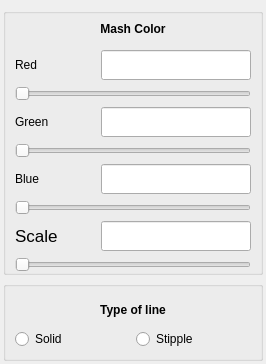
        <widget class="QWidget" name="tab_2">
         <attribute name="title">
          <string>Lines</string>
         </attribute>
         <layout class="QHBoxLayout" name="horizontalLayout_4">
          <property name="leftMargin">
           <number>3</number>
          </property>
          <property name="topMargin">
           <number>8</number>
          </property>
          <property name="rightMargin">
           <number>3</number>
          </property>
          <property name="bottomMargin">
           <number>3</number>
          </property>
          <item>
           <layout class="QVBoxLayout" name="verticalLayout_4">
            <item>
             <widget class="QGroupBox" name="groupBox_7">
              <property name="sizePolicy">
               <sizepolicy hsizetype="Preferred" vsizetype="Preferred">
                <horstretch>0</horstretch>
                <verstretch>0</verstretch>
               </sizepolicy>
              </property>
              <property name="minimumSize">
               <size>
                <width>260</width>
                <height>100</height>
               </size>
              </property>
              <property name="maximumSize">
               <size>
                <width>16777215</width>
                <height>16777215</height>
               </size>
              </property>
              <property name="title">
               <string/>
              </property>
              <layout class="QGridLayout" name="gridLayout_6">
               <property name="topMargin">
                <number>0</number>
               </property>
               <property name="bottomMargin">
                <number>0</number>
               </property>
               <item row="0" column="0">
                <widget class="QLabel" name="VertexColorNameLabel_2">
                 <property name="sizePolicy">
                  <sizepolicy hsizetype="Minimum" vsizetype="Fixed">
                   <horstretch>0</horstretch>
                   <verstretch>0</verstretch>
                  </sizepolicy>
                 </property>
                 <property name="minimumSize">
                  <size>
                   <width>0</width>
                   <height>30</height>
                  </size>
                 </property>
                 <property name="maximumSize">
                  <size>
                   <width>240</width>
                   <height>30</height>
                  </size>
                 </property>
                 <property name="font">
                  <font>
                   <weight>75</weight>
                   <bold>true</bold>
                  </font>
                 </property>
                 <property name="text">
                  <string>Mash Color</string>
                 </property>
                 <property name="alignment">
                  <set>Qt::AlignCenter</set>
                 </property>
                </widget>
               </item>
               <item row="1" column="0">
                <layout class="QHBoxLayout" name="horizontalLayout_14">
                 <item>
                  <widget class="QLabel" name="VertexRedLabel_2">
                   <property name="sizePolicy">
                    <sizepolicy hsizetype="MinimumExpanding" vsizetype="Preferred">
                     <horstretch>0</horstretch>
                     <verstretch>0</verstretch>
                    </sizepolicy>
                   </property>
                   <property name="minimumSize">
                    <size>
                     <width>0</width>
                     <height>0</height>
                    </size>
                   </property>
                   <property name="maximumSize">
                    <size>
                     <width>100</width>
                     <height>30</height>
                    </size>
                   </property>
                   <property name="text">
                    <string>Red</string>
                   </property>
                  </widget>
                 </item>
                 <item>
                  <widget class="QLineEdit" name="EdgeRedValue">
                   <property name="sizePolicy">
                    <sizepolicy hsizetype="Fixed" vsizetype="Fixed">
                     <horstretch>0</horstretch>
                     <verstretch>0</verstretch>
                    </sizepolicy>
                   </property>
                   <property name="minimumSize">
                    <size>
                     <width>150</width>
                     <height>30</height>
                    </size>
                   </property>
                   <property name="maximumSize">
                    <size>
                     <width>150</width>
                     <height>30</height>
                    </size>
                   </property>
                   <property name="focusPolicy">
                    <enum>Qt::TabFocus</enum>
                   </property>
                  </widget>
                 </item>
                </layout>
               </item>
               <item row="2" column="0">
                <widget class="QSlider" name="EdgeRedSlider">
                 <property name="sizePolicy">
                  <sizepolicy hsizetype="Fixed" vsizetype="Fixed">
                   <horstretch>0</horstretch>
                   <verstretch>0</verstretch>
                  </sizepolicy>
                 </property>
                 <property name="minimumSize">
                  <size>
                   <width>0</width>
                   <height>0</height>
                  </size>
                 </property>
                 <property name="maximumSize">
                  <size>
                   <width>260</width>
                   <height>25</height>
                  </size>
                 </property>
                 <property name="maximum">
                  <number>100</number>
                 </property>
                 <property name="orientation">
                  <enum>Qt::Horizontal</enum>
                 </property>
                </widget>
               </item>
               <item row="3" column="0">
                <layout class="QHBoxLayout" name="horizontalLayout_18">
                 <item>
                  <widget class="QLabel" name="VertexGreenLabel_2">
                   <property name="sizePolicy">
                    <sizepolicy hsizetype="MinimumExpanding" vsizetype="Preferred">
                     <horstretch>0</horstretch>
                     <verstretch>0</verstretch>
                    </sizepolicy>
                   </property>
                   <property name="minimumSize">
                    <size>
                     <width>0</width>
                     <height>0</height>
                    </size>
                   </property>
                   <property name="maximumSize">
                    <size>
                     <width>100</width>
                     <height>30</height>
                    </size>
                   </property>
                   <property name="text">
                    <string>Green</string>
                   </property>
                  </widget>
                 </item>
                 <item>
                  <widget class="QLineEdit" name="EdgeGreenValue">
                   <property name="sizePolicy">
                    <sizepolicy hsizetype="Fixed" vsizetype="Fixed">
                     <horstretch>0</horstretch>
                     <verstretch>0</verstretch>
                    </sizepolicy>
                   </property>
                   <property name="minimumSize">
                    <size>
                     <width>150</width>
                     <height>30</height>
                    </size>
                   </property>
                   <property name="maximumSize">
                    <size>
                     <width>150</width>
                     <height>30</height>
                    </size>
                   </property>
                   <property name="focusPolicy">
                    <enum>Qt::ClickFocus</enum>
                   </property>
                  </widget>
                 </item>
                </layout>
               </item>
               <item row="4" column="0">
                <widget class="QSlider" name="EdgeGreenSlider">
                 <property name="sizePolicy">
                  <sizepolicy hsizetype="Fixed" vsizetype="Fixed">
                   <horstretch>0</horstretch>
                   <verstretch>0</verstretch>
                  </sizepolicy>
                 </property>
                 <property name="minimumSize">
                  <size>
                   <width>0</width>
                   <height>0</height>
                  </size>
                 </property>
                 <property name="maximumSize">
                  <size>
                   <width>260</width>
                   <height>25</height>
                  </size>
                 </property>
                 <property name="maximum">
                  <number>100</number>
                 </property>
                 <property name="orientation">
                  <enum>Qt::Horizontal</enum>
                 </property>
                </widget>
               </item>
               <item row="5" column="0">
                <layout class="QHBoxLayout" name="horizontalLayout_19">
                 <item>
                  <widget class="QLabel" name="VertexBlueLabel_2">
                   <property name="enabled">
                    <bool>true</bool>
                   </property>
                   <property name="sizePolicy">
                    <sizepolicy hsizetype="MinimumExpanding" vsizetype="Preferred">
                     <horstretch>0</horstretch>
                     <verstretch>0</verstretch>
                    </sizepolicy>
                   </property>
                   <property name="minimumSize">
                    <size>
                     <width>30</width>
                     <height>30</height>
                    </size>
                   </property>
                   <property name="maximumSize">
                    <size>
                     <width>100</width>
                     <height>30</height>
                    </size>
                   </property>
                   <property name="text">
                    <string>Blue</string>
                   </property>
                  </widget>
                 </item>
                 <item>
                  <widget class="QLineEdit" name="EdgeBlueValue">
                   <property name="sizePolicy">
                    <sizepolicy hsizetype="Fixed" vsizetype="Fixed">
                     <horstretch>0</horstretch>
                     <verstretch>0</verstretch>
                    </sizepolicy>
                   </property>
                   <property name="minimumSize">
                    <size>
                     <width>150</width>
                     <height>30</height>
                    </size>
                   </property>
                   <property name="maximumSize">
                    <size>
                     <width>150</width>
                     <height>30</height>
                    </size>
                   </property>
                   <property name="focusPolicy">
                    <enum>Qt::ClickFocus</enum>
                   </property>
                  </widget>
                 </item>
                </layout>
               </item>
               <item row="6" column="0">
                <widget class="QSlider" name="EdgeBlueSlider">
                 <property name="sizePolicy">
                  <sizepolicy hsizetype="Fixed" vsizetype="Fixed">
                   <horstretch>0</horstretch>
                   <verstretch>0</verstretch>
                  </sizepolicy>
                 </property>
                 <property name="minimumSize">
                  <size>
                   <width>0</width>
                   <height>0</height>
                  </size>
                 </property>
                 <property name="maximumSize">
                  <size>
                   <width>260</width>
                   <height>25</height>
                  </size>
                 </property>
                 <property name="maximum">
                  <number>100</number>
                 </property>
                 <property name="orientation">
                  <enum>Qt::Horizontal</enum>
                 </property>
                </widget>
               </item>
               <item row="7" column="0">
                <layout class="QHBoxLayout" name="horizontalLayout_20">
                 <item>
                  <widget class="QLabel" name="ScaleLabel_2">
                   <property name="sizePolicy">
                    <sizepolicy hsizetype="MinimumExpanding" vsizetype="Preferred">
                     <horstretch>0</horstretch>
                     <verstretch>0</verstretch>
                    </sizepolicy>
                   </property>
                   <property name="minimumSize">
                    <size>
                     <width>0</width>
                     <height>0</height>
                    </size>
                   </property>
                   <property name="maximumSize">
                    <size>
                     <width>100</width>
                     <height>30</height>
                    </size>
                   </property>
                   <property name="font">
                    <font>
                     <pointsize>13</pointsize>
                    </font>
                   </property>
                   <property name="text">
                    <string>Scale</string>
                   </property>
                  </widget>
                 </item>
                 <item>
                  <widget class="QLineEdit" name="ScaleEdgeValue">
                   <property name="sizePolicy">
                    <sizepolicy hsizetype="Fixed" vsizetype="Fixed">
                     <horstretch>0</horstretch>
                     <verstretch>0</verstretch>
                    </sizepolicy>
                   </property>
                   <property name="minimumSize">
                    <size>
                     <width>150</width>
                     <height>30</height>
                    </size>
                   </property>
                   <property name="maximumSize">
                    <size>
                     <width>150</width>
                     <height>30</height>
                    </size>
                   </property>
                   <property name="focusPolicy">
                    <enum>Qt::TabFocus</enum>
                   </property>
                  </widget>
                 </item>
                </layout>
               </item>
               <item row="8" column="0">
                <widget class="QSlider" name="ScaleEdge">
                 <property name="sizePolicy">
                  <sizepolicy hsizetype="Fixed" vsizetype="Fixed">
                   <horstretch>0</horstretch>
                   <verstretch>0</verstretch>
                  </sizepolicy>
                 </property>
                 <property name="minimumSize">
                  <size>
                   <width>0</width>
                   <height>0</height>
                  </size>
                 </property>
                 <property name="maximumSize">
                  <size>
                   <width>260</width>
                   <height>25</height>
                  </size>
                 </property>
                 <property name="autoFillBackground">
                  <bool>false</bool>
                 </property>
                 <property name="minimum">
                  <number>1</number>
                 </property>
                 <property name="maximum">
                  <number>10</number>
                 </property>
                 <property name="singleStep">
                  <number>1</number>
                 </property>
                 <property name="orientation">
                  <enum>Qt::Horizontal</enum>
                 </property>
                </widget>
               </item>
              </layout>
             </widget>
            </item>
            <item>
             <widget class="QGroupBox" name="LinesType">
              <property name="sizePolicy">
               <sizepolicy hsizetype="Preferred" vsizetype="Fixed">
                <horstretch>0</horstretch>
                <verstretch>0</verstretch>
               </sizepolicy>
              </property>
              <property name="minimumSize">
               <size>
                <width>260</width>
                <height>80</height>
               </size>
              </property>
              <property name="maximumSize">
               <size>
                <width>16777215</width>
                <height>16777215</height>
               </size>
              </property>
              <property name="title">
               <string/>
              </property>
              <layout class="QGridLayout" name="gridLayout_8">
               <item row="0" column="0" colspan="2">
                <widget class="QLabel" name="label_3">
                 <property name="maximumSize">
                  <size>
                   <width>260</width>
                   <height>16777215</height>
                  </size>
                 </property>
                 <property name="font">
                  <font>
                   <weight>75</weight>
                   <bold>true</bold>
                  </font>
                 </property>
                 <property name="text">
                  <string>Type of line</string>
                 </property>
                 <property name="alignment">
                  <set>Qt::AlignCenter</set>
                 </property>
                </widget>
               </item>
               <item row="1" column="0">
                <widget class="QRadioButton" name="LineSolid">
                 <property name="maximumSize">
                  <size>
                   <width>130</width>
                   <height>16777215</height>
                  </size>
                 </property>
                 <property name="text">
                  <string>Solid</string>
                 </property>
                </widget>
               </item>
               <item row="1" column="1">
                <widget class="QRadioButton" name="LineStipple">
                 <property name="maximumSize">
                  <size>
                   <width>130</width>
                   <height>16777215</height>
                  </size>
                 </property>
                 <property name="text">
                  <string>Stipple</string>
                 </property>
                </widget>
               </item>
              </layout>
             </widget>
            </item>
           </layout>
          </item>
         </layout>
        </widget>
